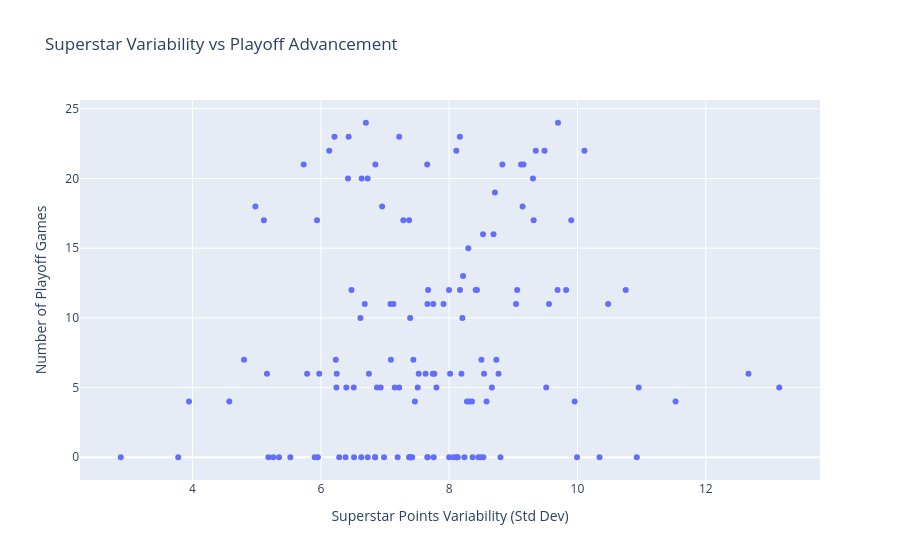

Notebook code for this chart:
### Code cell
#Variability vs Playoff Advancement

import plotly.express as px
fig = px.scatter(
    merged,
    x="points_std",
    y="playoff_games",
    hover_name="playerName",   # This adds name on hover
    hover_data={
        "win_pct": True,
        "points_std": True,
        "playoff_games": True
    },
    title="Superstar Variability vs Playoff Advancement"
)

fig.update_layout(
    xaxis_title="Superstar Points Variability (Std Dev)",
    yaxis_title="Number of Playoff Games"
)

fig.show()

### Figure 1 — Plotly figure (JSON) as saved in the notebook; plotly's stock layout.template omitted (floating-point values rounded to 4 significant figures; data arrays with more than 128 entries replaced by an {"elided": "..."} marker saying what was removed)
{"data": [{"customdata": {"elided": "138x1 float values"}, "hovertemplate": "<b>%{hovertext}</b><br><br>points_std=%{x}<br>playoff_games=%{y}<br>win_pct=%{customdata[0]}<extra></extra>", "hovertext": {"elided": "138 str values"}, "legendgroup": "", "marker": {"color": "#636efa", "symbol": "circle"}, "mode": "markers", "name": "", "orientation": "v", "showlegend": false, "type": "scatter", "x": {"elided": "138 float values"}, "xaxis": "x", "y": {"elided": "138 float values"}, "yaxis": "y"}], "layout": {"legend": {"tracegroupgap": 0}, "title": {"text": "Superstar Variability vs Playoff Advancement"}, "xaxis": {"anchor": "y", "domain": [0, 1], "title": {"text": "Superstar Points Variability (Std Dev)"}}, "yaxis": {"anchor": "x", "domain": [0, 1], "title": {"text": "Number of Playoff Games"}}}}
